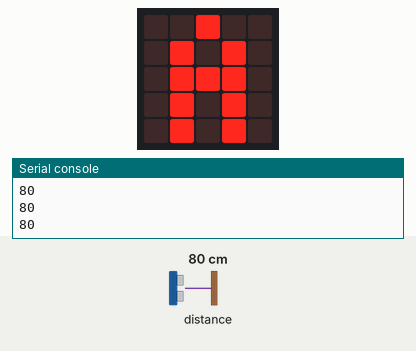
The program below on a simulated BBC micro:bit (MakeCode). Shown: the board's 5×5 LED display, the last lines printed to the serial console. Inputs (shaded band) come from the test bench; at power-on: distance to the obstacle 80 cm.

Above: at 1.2 s.
1.3 s: distance to the obstacle set to 7 cm
2.9 s: distance to the obstacle set to 4 cm
At 4.1 s:
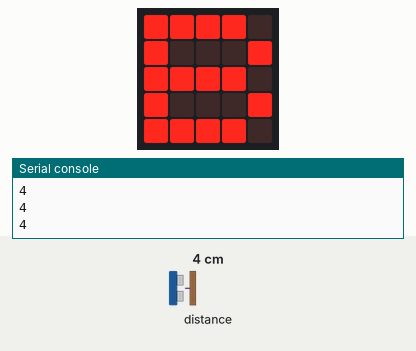
4.4 s: distance to the obstacle set to 9 cm
At 5.0 s:
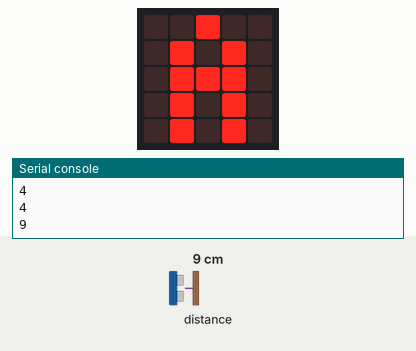
6.1 s: distance to the obstacle set to 2 cm
At 7.1 s:
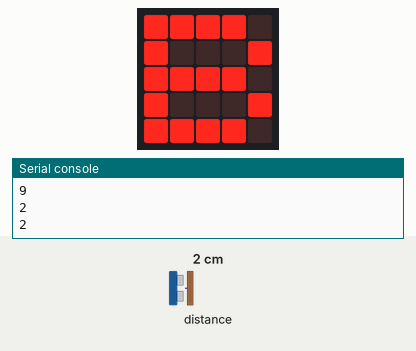
Timing chart, 0 to 8.8 s (numbered marks = the images above; inputs shaded):
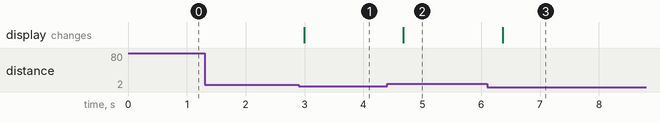

The program:

main.ts
```typescript
basic.forever(function () {
    serial.writeLine("" + (sonar.ping(
    DigitalPin.P1,
    DigitalPin.P2,
    PingUnit.Centimeters
    )))
    if (sonar.ping(
    DigitalPin.P1,
    DigitalPin.P2,
    PingUnit.Centimeters
    ) > 5) {
        basic.showLeds(`
            . . # . .
            . # . # .
            . # # # .
            . # . # .
            . # . # .
            `)
    } else {
        basic.showLeds(`
            # # # # .
            # . . . #
            # # # # .
            # . . . #
            # # # # .
            `)
    }
})
```

test.ts
```typescript
// 在這裡測試；當此封包作為擴充功能時，將不會編譯此內容。
```

Measured:
- the behaviour switches between 6 and 5 cm on distance to the obstacle (found by bisection; images 0 and 1)
- after the input at 2.9 s, the display: changes after 0.09 s (image 1)
- after the input at 4.4 s, the display: changes after 0.28 s (image 2)
- after the input at 6.1 s, the display: changes after 0.27 s (image 3)
